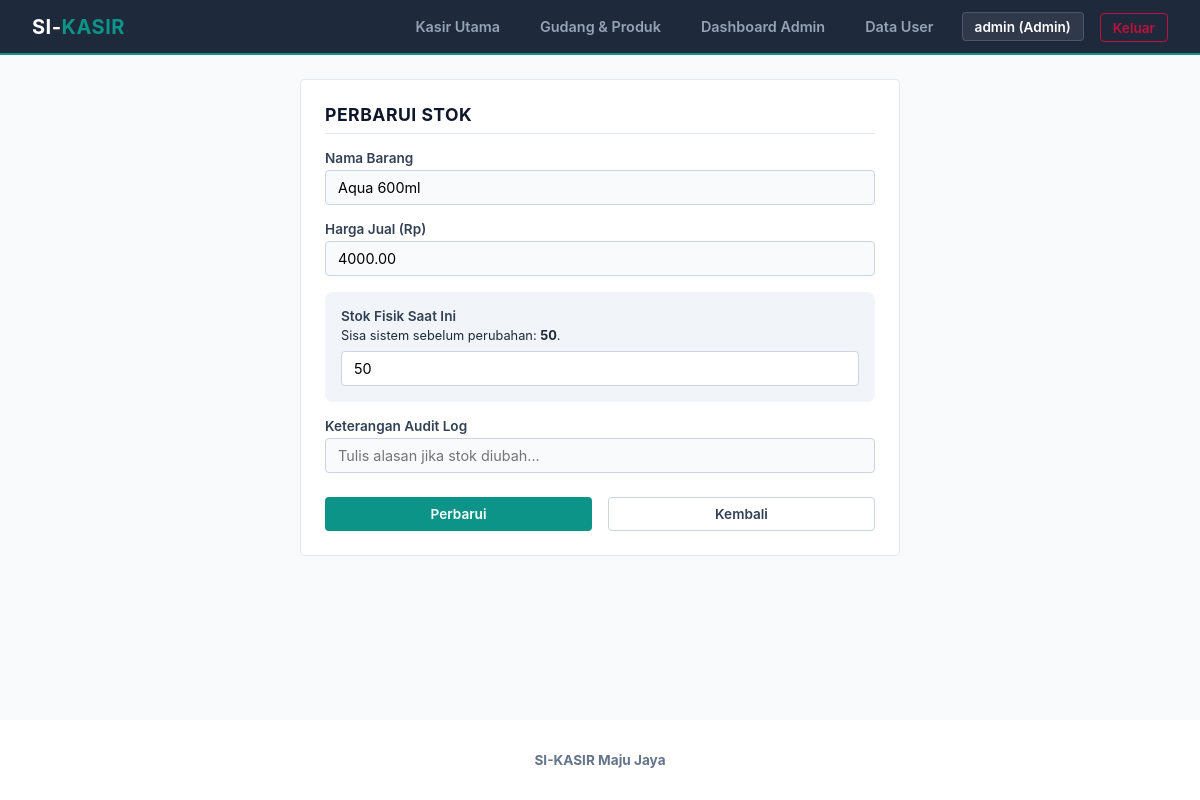
The page /modules/produk/edit.php?id=2 (signed in) on the database its author committed.
### tables this page shows
CREATE TABLE m_produk (
    id_produk    INT             NOT NULL AUTO_INCREMENT,
    nama_produk  VARCHAR(100)    NOT NULL,
    harga_jual   DECIMAL(10,2)   NOT NULL,
    stok         INT             NOT NULL DEFAULT 0,
    PRIMARY KEY (id_produk)
);

### modules/produk/edit.php (the view, shortened to what this page needs)
<?php
require_once "../../config/database.php";
$id = isset($_GET['id']) ? (int)$_GET['id'] : 0;
$stmt = $pdo->prepare("SELECT * FROM m_produk WHERE id_produk = ?");
$stmt->execute([$id]);
$produk = $stmt->fetch();
$val_nama = $produk['nama_produk'];
$val_harga = $produk['harga_jual'];
$val_stok = $produk['stok'];
require_once "../../includes/header.php";
?>
<div class="card" style="max-width: 600px; margin: 0 auto;">
    <div class="card-title"> Perbarui Stok</div>
    <form action="" method="POST">
        <div class="form-group">
            <label class="form-label">Nama Barang</label>
            <input type="text" name="nama_produk" class="form-control"
                   value="<?php echo htmlspecialchars($val_nama); ?>"
                   required
                   oninvalid="this.setCustomValidity('Data produk tidak lengkap, semua kolom wajib diisi!')"
                   oninput="this.setCustomValidity('')">
        </div>
        <div class="form-group">
            <label class="form-label">Harga Jual (Rp)</label>
            <input type="number" step="0.01" name="harga_jual" class="form-control"
                   value="<?php echo htmlspecialchars($val_harga); ?>"
                   required
                   oninvalid="this.setCustomValidity('Data produk tidak lengkap, semua kolom wajib diisi!')"
                   oninput="this.setCustomValidity('')">
        </div>
        <div class="form-group" style="background-color: #f1f5f9; padding: 1rem; border-radius: 8px;">
            <label class="form-label">Stok Fisik Saat Ini </label>
            <p style="font-size: 0.8rem; margin-bottom: 0.5rem;">Sisa sistem sebelum perubahan: <strong><?php echo $produk['stok']; ?></strong>.</p>
            <input type="number" name="stok" class="form-control"
                   value="<?php echo htmlspecialchars($val_stok); ?>"
                   style="background-color: white;"
                   required
                   oninvalid="this.setCustomValidity('Data produk tidak lengkap, semua kolom wajib diisi!')"
                   oninput="this.setCustomValidity('')">
        </div>
        <div class="form-group">
            <label class="form-label">Keterangan Audit Log</label>
            <input type="text" name="keterangan" class="form-control" placeholder="Tulis alasan jika stok diubah...">
        </div>
        <div style="display: flex; gap: 1rem; margin-top: 1.5rem;">
            <button type="submit" class="btn btn-secondary" style="flex: 1;">Perbarui</button>
            <a href="index.php" class="btn btn-outline" style="flex: 1; text-align: center;">Kembali</a>
        </div>
    </form>
</div>
<?php require_once "../../includes/footer.php"; ?>

### style.css (style rules this page uses)
* { margin: 0; padding: 0; box-sizing: border-box; font-family: -apple-system, BlinkMacSystemFont, "Segoe UI", Roboto, Helvetica, Arial, sans-serif; }
body { background-color: #f8fafc; color: #1e293b; min-height: 100vh; display: flex; flex-direction: column; font-size: 14px; }
.card { background-color: white; border-radius: 4px; padding: 1.5rem; margin-bottom: 1.5rem; border: 1px solid #e2e8f0; }
.card-title { font-size: 1.1rem; font-weight: 700; margin-bottom: 1rem; color: #0f172a; display: flex; justify-content: space-between; align-items: center; border-bottom: 1px solid #e2e8f0; padding-bottom: 0.5rem; text-transform: uppercase; letter-spacing: 0.5px; }
.form-group { margin-bottom: 1rem; }
.form-label { display: block; font-weight: 600; margin-bottom: 0.25rem; color: #334155; font-size: 0.85rem; }
.form-control { width: 100%; padding: 0.5rem 0.75rem; border: 1px solid #cbd5e1; border-radius: 4px; font-size: 0.9rem; transition: all 0.15s; outline: none; background-color: #f8fafc; }
.btn { display: inline-flex; align-items: center; justify-content: center; padding: 0.5rem 1rem; font-weight: 600; border-radius: 4px; border: 1px solid transparent; cursor: pointer; transition: all 0.15s; gap: 6px; text-decoration: none; font-size: 0.85rem; }
.btn-secondary { background-color: #0d9488; color: white; }
.btn-outline { background-color: white; border: 1px solid #cbd5e1; color: #334155; }

### rows shown on the page
m_produk: nama_produk "Aqua 600ml", harga_jual "4000.00", stok "50"

### other values the page prints
$_SESSION['username'] "admin"
$_SESSION['role'] "Admin"
